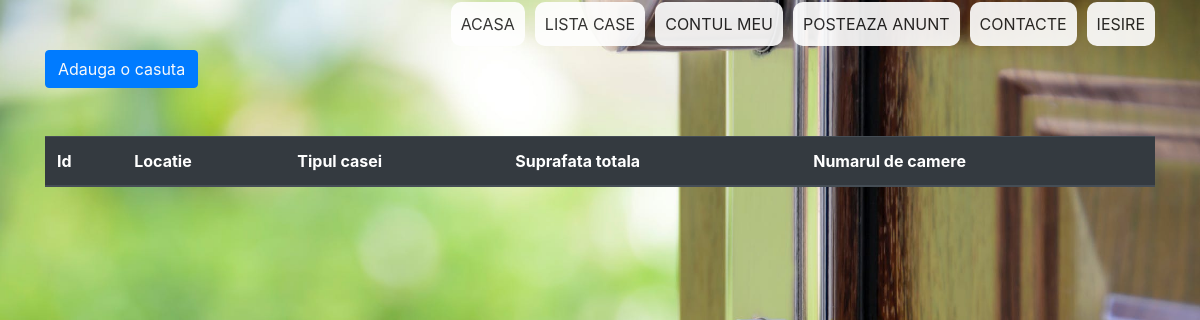
The app's page /crud/display.php, older data.
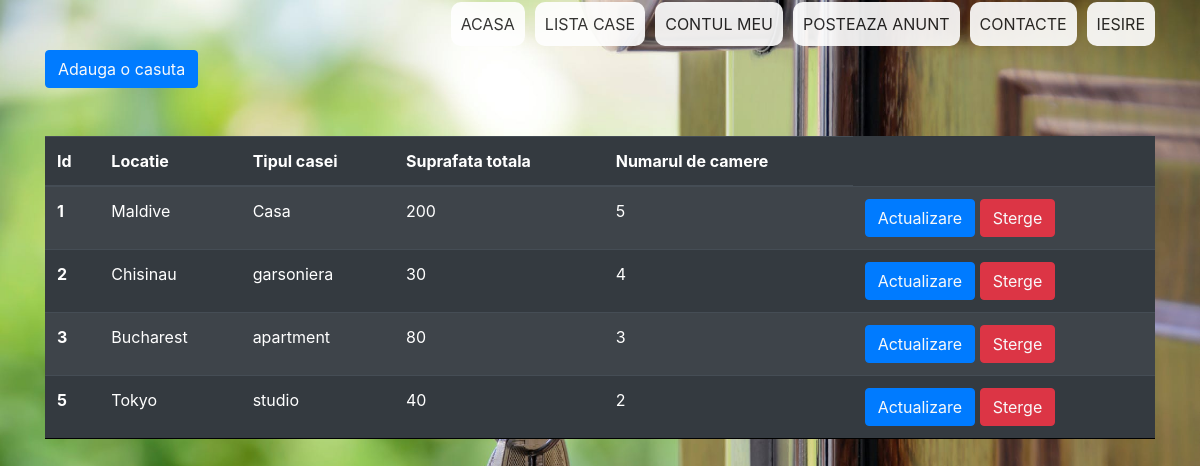
The same page, newer data.
### tables this page shows
CREATE TABLE `casute` (
  `id` int NOT NULL AUTO_INCREMENT,
  `locatie` char(200) DEFAULT NULL,
  `tip` char(200) DEFAULT NULL,
  `suprafata` bigint DEFAULT NULL,
  `camere` bigint DEFAULT NULL,
  PRIMARY KEY (`id`)
);

### crud/display.php (the view, shortened to what this page needs)
<?php
include 'connect.php';
?>
<!DOCTYPE html>
<html lang="en">
<head>
    <link rel="stylesheet" href="https://stackpath.bootstrapcdn.com/bootstrap/4.3.1/css/bootstrap.min.css">
    <link rel="stylesheet" href="../css/style.css">
</head>
<body>
<header>
    <nav class="top-navbar">
  <ul>
    <li><a class = "navlink" href="../logout.php">IESIRE</a></li>
    <li><a class = "navlink" href="../contacte/contact.php">CONTACTE</a></li>
    <li><a class = "navlink" href="../crud/display.php">POSTEAZA ANUNT</a></li>
    <li><a class = "navlink" href="../myaccount.php">CONTUL MEU</a></li>
    <li><a class = "navlink" href="../catalog.php">LISTA CASE</a></li>
    <li><a class = "navlink" href="../index.php">ACASA</a></li>
  </ul>
  </nav>
<div class="container">
  <button class="btn btn-primary my-5"><a href="user.php" class="text-light">Adauga o casuta</a>
</button>
<table class="table table-striped table-dark">
  <thead>
    <tr>
      <th scope="col">Id</th>
      <th scope="col">Locatie</th>
      <th scope="col">Tipul casei</th>
      <th scope="col">Suprafata totala</th>
      <th scope="col">Numarul de camere</th>
    </tr>
  </thead>
  <tbody>
  <?php
$sql="Select * from `casute`";
$result=mysqli_query($con,$sql);
if($result){
  while($row=mysqli_fetch_assoc($result)){
    $id=$row['id'];
    $locatie=$row['locatie'];
    $tip=$row['tip'];
    $suprafata=$row['suprafata'];
    $camere=$row['camere'];
    echo '<tr>
    <th scope="row">'.$id.'</th>
    <td>'.$locatie.'</td>
    <td>'.$tip.'</td>
    <td>'.$suprafata.'</td>
    <td>'.$camere.'</td>
    <td>
       <button class="btn btn-primary"><a href="update.php?updateid='.$id.' " class="text-light">Actualizare</a></button>
       <button class="btn btn-danger"><a href="delete.php?deleteid='.$id.' " class="text-light">Sterge</a></button>
      </td>
  </tr>';
  }
}
?>
  </tbody>
</table>
</div>
</header>
</body>
</html>

### css/style.css (style rules this page uses)
ul { list-style-type: none; margin: 0; padding: 0; }
li a { display: block; }
.navlink { text-decoration: none; }
body { background-image: url("../css/login-bg1.jpg"); background-repeat: no-repeat; background-size: cover; width: 100%; height: 100%; margin: 0; }
.navlink:link { color: #222222; background-color: transparent; text-decoration: none; }
.top-navbar { margin-top: 2px; width: 100%; height: 20%; }
.top-navbar .navlink { padding: 10px; float: right; background-color: white; border-radius: 10px; margin: 0 5px; opacity: 0.9; }
.top-navbar li::after { padding-left: 10px; }
.top-navbar ul:first-child { padding-right: 40px; }
td { padding: 5px; }
tr { text-align: left; border-bottom: 1px solid black; }
table { width: 100%; border-collapse: collapse; }

Row changes from the older to the newer data that the page shows:
added casute: id "1", locatie "Maldive", tip "Casa", suprafata "200", camere "5"
added casute: id "2", locatie "Chisinau", tip "garsoniera", suprafata "30", camere "4"
added casute: id "3", locatie "Bucharest", tip "apartment", suprafata "80", camere "3"
added casute: id "5", locatie "Tokyo", tip "studio", suprafata "40", camere "2"
